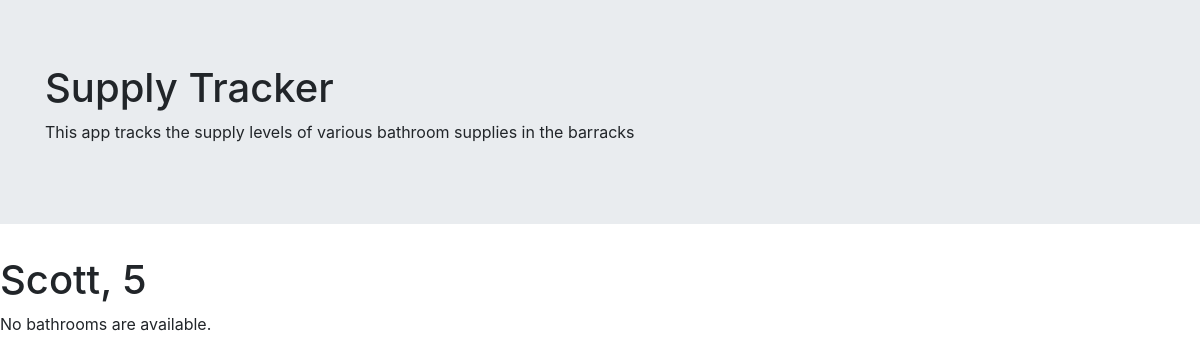
The page /supply/3/13 on the database as committed earlier.
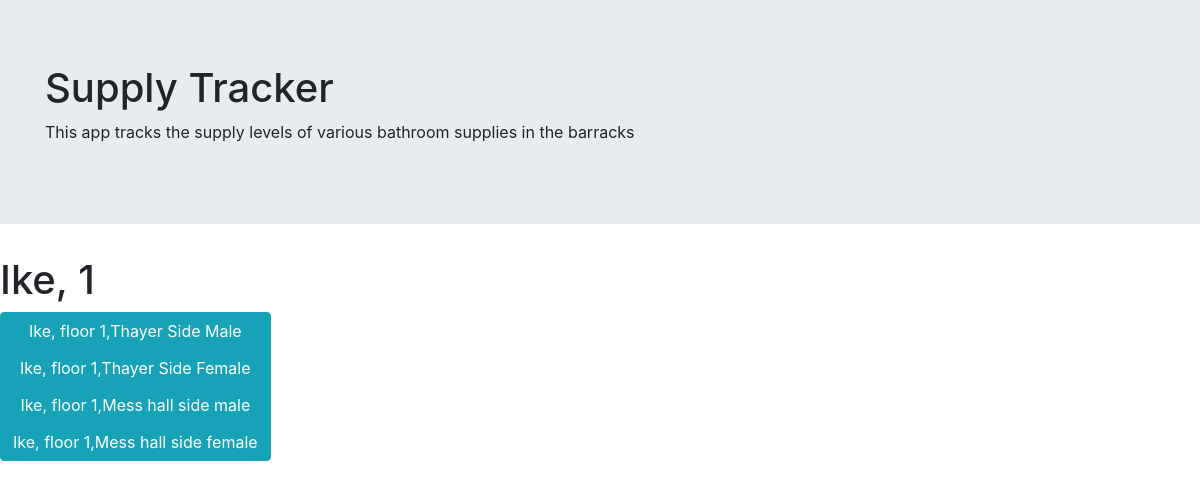
The same page on the database as committed later.
### supply/models.py (models this page shows, shortened)
class Barracks(models.Model):
    name = models.CharField(max_length=100)

class Floor(models.Model):
    barracks_id = models.ForeignKey(Barracks, on_delete=models.CASCADE, default='')
    floor = models.IntegerField()

class Bathroom(models.Model):
    floor_id = models.ForeignKey(Floor, on_delete=models.CASCADE, default='')
    bathroom = models.CharField(max_length=100)

### supply/views.py (the view)
# urls.py: path('<int:barracks_id>/<int:floor_id>', views.bathroom, name='bathroom'),
def bathroom(request, barracks_id, floor_id):
    barracks = get_object_or_404(Barracks, pk=barracks_id)
    floor = get_object_or_404(Floor, pk=floor_id)
    bathroom_list = Bathroom.objects.filter(floor_id=floor_id)
    context = {'bathroom_list': bathroom_list,'floor':floor, 'barracks':barracks,}
    return render(request, 'supply/bathroom.html', context)

### supply/templates/supply/bathroom.html (shortened to what this page needs)
<link rel="stylesheet" href="https://maxcdn.bootstrapcdn.com/bootstrap/4.3.1/css/bootstrap.min.css">
<div class="jumbotron jumbotron-fluid">
  <div class="container">
    <h1>Supply Tracker</h1>
    <p>This app tracks the supply levels of various bathroom supplies in the barracks</p>
  </div>
</div>
<h1>{{ barracks.name }}, {{floor.floor}}</h1>
<div class="btn-group-vertical">
{% if bathroom_list %}
    {% for bathroom in bathroom_list %}
        <a href="/supply/{{ barracks.id }}/{{ floor.id }}/{{ bathroom.id }}" class="btn btn-info" role="button">{{ barracks.name }}, floor {{ floor.floor }},{{ bathroom.bathroom }}</a>
    {% endfor %}
</div>
{% else %}
    <p>No bathrooms are available.</p>
{% endif %}

Rows that differ between the two databases and show on the page:
changed Barracks: name "Scott" → "Ike"
changed Floor: floor "5" → "1"
added Bathroom: {{ barracks.name }} "Ike", {{ floor.floor }} "1", bathroom "Thayer Side Male"
added Bathroom: {{ barracks.name }} "Ike", {{ floor.floor }} "1", bathroom "Thayer Side Female"
added Bathroom: {{ barracks.name }} "Ike", {{ floor.floor }} "1", bathroom "Mess hall side male"
added Bathroom: {{ barracks.name }} "Ike", {{ floor.floor }} "1", bathroom "Mess hall side female"
Other text that changed with them:
text no longer shown: "No bathrooms are available."
